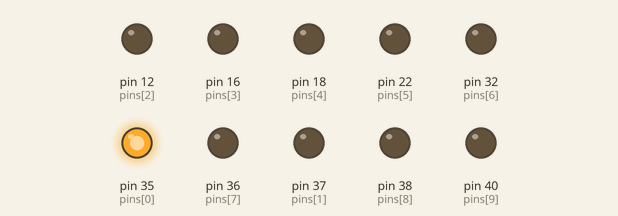
This program was run on a simulated Raspberry Pi (header pin numbers). Parts: output pins drawn as LEDs (lit = HIGH).

Above: at 0.05 s.
At 0.35 s:
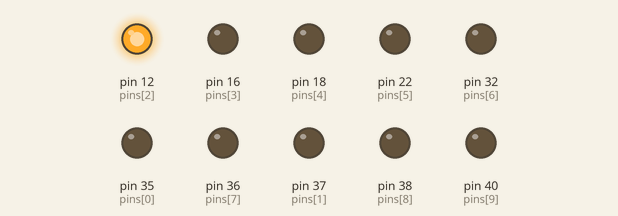
At 0.75 s:
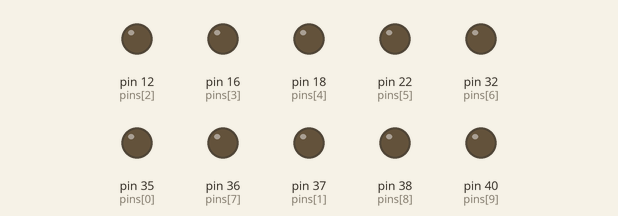
At 1.45 s:
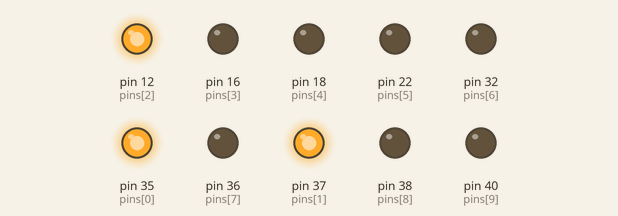
At 2.15 s:
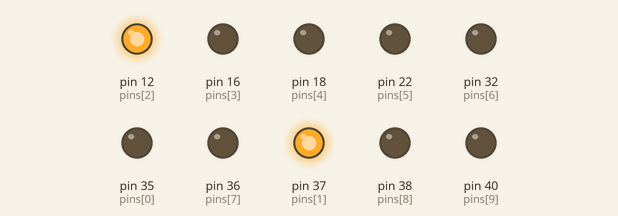
At 2.85 s:
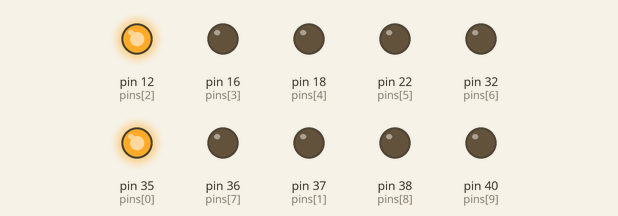
Timing chart, 0 to 3.1 s (numbered marks = the images above):
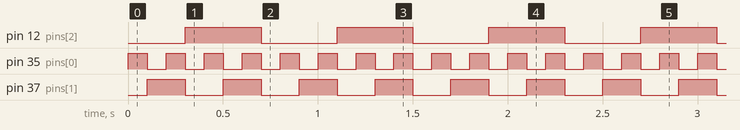

Measured:
- by itself, pin 12 (pins[2]): alternates HIGH for 0.40 s and LOW for 0.40 s
- by itself, pin 35 (pins[0]): alternates HIGH for 0.10 s and LOW for 0.10 s
- by itself, pin 37 (pins[1]): alternates HIGH for 0.20 s and LOW for 0.20 s

The program:

gpio2.py
```python
# Import the General Purpose IO lib so we can control the pins
import RPi.GPIO as GPIO
import time

# Set the mode.. we want to use the physical pin numbers so we choose BOARD
# instead of BCM.. just changes which number refers to which pin later
GPIO.setmode(GPIO.BOARD)

# List of the pins that control the LEDs! :D
pins = [35,37,12,16,18,22,32,36,38,40]

# Initialize the pins.. make them output pins, and we set init state to off
GPIO.setup(pins, GPIO.OUT, initial=GPIO.LOW)

# Now we get to have some fun!!
number_to_display = 0
number_of_leds = 3

while True:
    number_to_display += 1

    # Loop over each bit of the current number
    for nth_bit in range(number_of_leds):
        # Check each of the bits.. if the bit is 1, set LED to HIGH
        if number_to_display & (1 << nth_bit):
            GPIO.output(pins[nth_bit], GPIO.HIGH)

        # Else turn it off
        else:
            GPIO.output(pins[nth_bit], GPIO.LOW)

    # Wait a little bit so we can see the number displayed
    time.sleep(0.1)

GPIO.cleanup()
```
